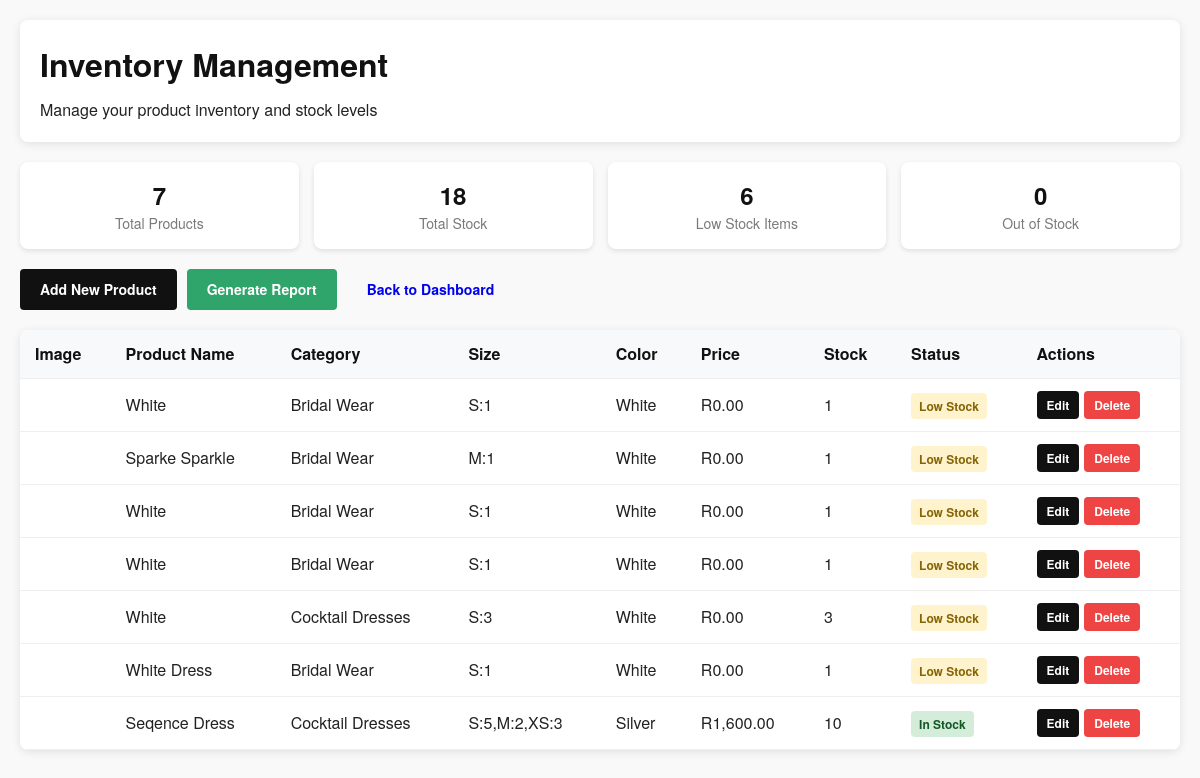
Screenshot of /inventory_management.php with the database file from the repository.
### tables this page shows
CREATE TABLE `products` (
  `product_id` int(11) NOT NULL,
  `category_id` int(11) DEFAULT NULL,
  `name` varchar(150) NOT NULL,
  `brand` varchar(100) DEFAULT NULL,
  `description` text DEFAULT NULL,
  `size` varchar(20) DEFAULT NULL,
  `color` varchar(50) DEFAULT NULL,
  `price` decimal(10,2) NOT NULL,
  `rental_price` decimal(10,2) DEFAULT NULL,
  `rental_duration` int(11) DEFAULT 3,
  `security_deposit` decimal(10,2) DEFAULT NULL,
  `image` varchar(255) DEFAULT NULL,
  `video_url` varchar(255) DEFAULT NULL,
  `stock` int(11) DEFAULT 0,
  `is_rental` tinyint(1) DEFAULT 0,
  `is_active` tinyint(1) DEFAULT 1,
  `created_at` timestamp NOT NULL DEFAULT current_timestamp(),
  `updated_at` timestamp NOT NULL DEFAULT current_timestamp() ON UPDATE current_timestamp()
);

CREATE TABLE `categories` (
  `category_id` int(11) NOT NULL,
  `category_name` varchar(100) NOT NULL
);

### inventory_management.php (the view, shortened to what this page needs)
<?php
require 'db.php';
$products_result = $conn->query("
    SELECT p.*, c.category_name
    FROM products p
    LEFT JOIN categories c ON p.category_id = c.category_id
    ORDER BY p.created_at DESC
");
$products = [];
while ($row = $products_result->fetch_assoc()) {
    $products[] = $row;
}
$stats_result = $conn->query("
    SELECT
        COUNT(*) as total_products,
        SUM(stock) as total_stock,
        SUM(CASE WHEN stock = 0 THEN 1 ELSE 0 END) as out_of_stock,
        SUM(CASE WHEN stock > 0 AND stock <= 5 THEN 1 ELSE 0 END) as low_stock
    FROM products
");
$stats = $stats_result->fetch_assoc();
?>
<!DOCTYPE html>
<html lang="en">
<head>
</head>
<body>
    <div class="container">
        <div class="header">
            <h1>Inventory Management</h1>
            <p>Manage your product inventory and stock levels</p>
        </div>
        <div class="stats-grid">
            <div class="stat-card">
                <div class="stat-number"><?php echo $stats['total_products']; ?></div>
                <div class="stat-label">Total Products</div>
            </div>
            <div class="stat-card">
                <div class="stat-number"><?php echo $stats['total_stock']; ?></div>
                <div class="stat-label">Total Stock</div>
            </div>
            <div class="stat-card">
                <div class="stat-number"><?php echo $stats['low_stock']; ?></div>
                <div class="stat-label">Low Stock Items</div>
            </div>
            <div class="stat-card">
                <div class="stat-number"><?php echo $stats['out_of_stock']; ?></div>
                <div class="stat-label">Out of Stock</div>
            </div>
        </div>
        <div class="actions">
            <a href="add_product.php" class="btn btn-primary">Add New Product</a>
            <a href="generate_inventory_report.php" class="btn btn-success">Generate Report</a>
            <a href="admindashboard.php" class="btn">Back to Dashboard</a>
        </div>
        <div class="products-table">
            <table>
                <thead>
                    <tr>
                        <th>Image</th>
                        <th>Product Name</th>
                        <th>Category</th>
                        <th>Size</th>
                        <th>Color</th>
                        <th>Price</th>
                        <th>Stock</th>
                        <th>Status</th>
                        <th>Actions</th>
                    </tr>
                </thead>
                <tbody>
                    <?php foreach ($products as $product): ?>
                        <?php
                        $status_class = '';
                        if ($product['stock'] == 0) {
                            $status_class = 'status-out-of-stock';
                            $status_text = 'Out of Stock';
                        } elseif ($product['stock'] <= 5) {
                            $status_class = 'status-low-stock';
                            $status_text = 'Low Stock';
                        } else {
                            $status_class = 'status-in-stock';
                            $status_text = 'In Stock';
                        }
                        ?>
                        <tr>
                            <td>
                            </td>
                            <td><?php echo htmlspecialchars($product['name']); ?></td>
                            <td><?php echo htmlspecialchars($product['category_name']); ?></td>
                            <td><?php echo htmlspecialchars($product['size'] ?? 'N/A'); ?></td>
                            <td><?php echo htmlspecialchars($product['color']); ?></td>
                            <td>R<?php echo number_format($product['price'], 2); ?></td>
                            <td><?php echo $product['stock']; ?></td>
                            <td><span class="status <?php echo $status_class; ?>"><?php echo $status_text; ?></span></td>
                            <td>
                                <div class="action-buttons">
                                    <a href="edit_product.php?id=<?php echo $product['product_id']; ?>" class="btn btn-primary btn-sm">Edit</a>
                                    <a href="inventory_management.php?delete_id=<?php echo $product['product_id']; ?>"
                                       class="btn btn-danger btn-sm"
                                       onclick="return confirm('Are you sure you want to delete this product?')">Delete</a>
                                </div>
                            </td>
                        </tr>
                    <?php endforeach; ?>
                </tbody>
            </table>
        </div>
    </div>
</body>
</html>

### inventory_management.php (style rules this page uses)
:root { --bg: #fff; --text: #222; --muted: #7a7a7a; --accent: #111; --max-width: 1200px; --chip-bg: #f3f3f3; --chip-border: #e6e6e6; --primary: #111; --success: #2fa46b; --warning: #f59e0b; --danger: #ef4444; }
* { box-sizing: border-box; margin: 0; padding: 0; }
body { font-family: "Helvetica Neue", Arial, sans-serif; color: var(--text); background-color: #f9f9f9; line-height: 1.5; padding: 20px; }
.container { max-width: 1200px; margin: 0 auto; }
.header { background: white; padding: 20px; border-radius: 8px; box-shadow: 0 2px 10px rgba(0,0,0,0.1); margin-bottom: 20px; }
h1 { color: var(--accent); margin-bottom: 10px; }
.stats-grid { display: grid; grid-template-columns: repeat(auto-fit, minmax(200px, 1fr)); gap: 15px; margin-bottom: 20px; }
.stat-card { background: white; padding: 15px; border-radius: 8px; box-shadow: 0 2px 5px rgba(0,0,0,0.1); text-align: center; }
.stat-number { font-size: 24px; font-weight: bold; color: var(--accent); }
.stat-label { color: var(--muted); font-size: 14px; }
.actions { display: flex; gap: 10px; margin-bottom: 20px; }
.btn { padding: 10px 20px; border: none; border-radius: 4px; cursor: pointer; font-size: 14px; font-weight: 600; transition: all 0.2s; text-decoration: none; display: inline-block; }
.btn-primary { background: var(--accent); color: white; }
.btn-success { background: var(--success); color: white; }
.btn-danger { background: var(--danger); color: white; }
.products-table { background: white; border-radius: 8px; box-shadow: 0 2px 10px rgba(0,0,0,0.1); overflow: hidden; }
table { width: 100%; border-collapse: collapse; }
th, td { padding: 12px 15px; text-align: left; border-bottom: 1px solid #eee; }
th { background: #f8f9fa; font-weight: 600; color: var(--accent); }
.status { padding: 4px 8px; border-radius: 4px; font-size: 12px; font-weight: 600; }
.status-in-stock { background: #d4edda; color: #155724; }
.status-low-stock { background: #fff3cd; color: #856404; }
.action-buttons { display: flex; gap: 5px; }
.btn-sm { padding: 5px 10px; font-size: 12px; }

### rows the page displays
products: name "White", category.category_name "Bridal Wear", size "S:1", color "White", price "0.00", stock "1", stock "Low Stock"
products: name "Sparke Sparkle", category.category_name "Bridal Wear", size "M:1", color "White", price "0.00", stock "1", stock "Low Stock"
products: name "White", category.category_name "Bridal Wear", size "S:1", color "White", price "0.00", stock "1", stock "Low Stock"
products: name "White", category.category_name "Bridal Wear", size "S:1", color "White", price "0.00", stock "1", stock "Low Stock"
products: name "White", category.category_name "Cocktail Dresses", size "S:3", color "White", price "0.00", stock "3", stock "Low Stock"
products: name "White Dress", category.category_name "Bridal Wear", size "S:1", color "White", price "0.00", stock "1", stock "Low Stock"
products: name "Seqence Dress", category.category_name "Cocktail Dresses", size "S:5,M:2,XS:3", color "Silver", price "1,600.00", stock "10", stock "In Stock"

### other values shown
$stats['total_products'] "7"
$stats['total_stock'] "18"
$stats['low_stock'] "6"
$stats['out_of_stock'] "0"
